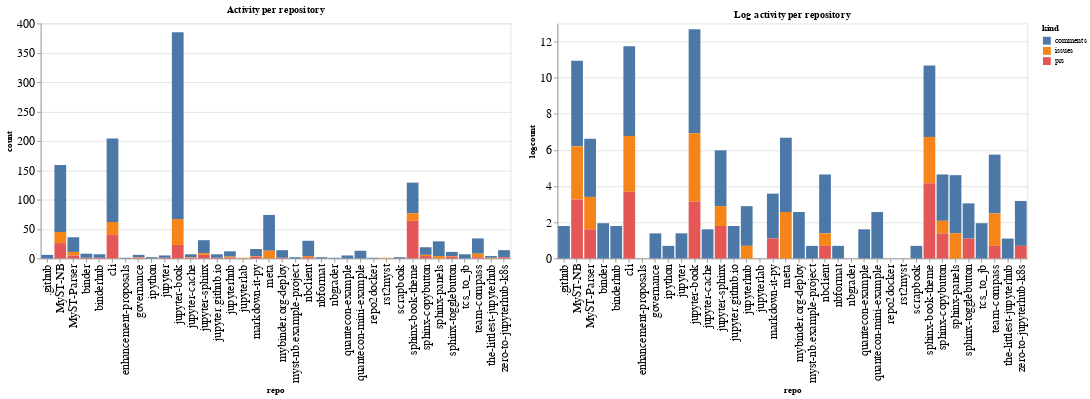

Notebook source saved alongside this figure:
### Code cell
ch1 = alt.Chart(repo_summaries, width=600, title="Activity per repository").mark_bar().encode(
    x='repo',
    y='count',
    color='kind',
    tooltip="kind"
)

ch2 = alt.Chart(repo_summaries, width=600, title="Log activity per repository").mark_bar().encode(
    x='repo',
    y='logcount',
    color='kind',
    tooltip="kind"
)

ch1 | ch2

### Figure 1 — Vega-Lite specification as saved in the notebook (floating-point values rounded to 4 significant figures)
{"config": {"axisLeft": {"labelFontSize": 15}, "axisBottom": {"labelFontSize": 15}}, "hconcat": [{"mark": "bar", "encoding": {"color": {"type": "nominal", "field": "kind"}, "tooltip": {"type": "nominal", "field": "kind"}, "x": {"type": "nominal", "field": "repo"}, "y": {"type": "quantitative", "field": "count"}}, "title": "Activity per repository", "width": 600}, {"mark": "bar", "encoding": {"color": {"type": "nominal", "field": "kind"}, "tooltip": {"type": "nominal", "field": "kind"}, "x": {"type": "nominal", "field": "repo"}, "y": {"type": "quantitative", "field": "logcount"}}, "title": "Log activity per repository", "width": 600}], "data": {"name": "data-c464998dbaec11cbf2088a13334a9454"}, "$schema": "https://vega.github.io/schema/vega-lite/v4.0.2.json", "datasets": {"data-c464998dbaec11cbf2088a13334a9454": [{"repo": ".github", "kind": "comments", "count": 6, "logcount": 1.792}, {"repo": "MyST-NB", "kind": "comments", "count": 114, "logcount": 4.736}, {"repo": "MyST-NB", "kind": "issues", "count": 19, "logcount": 2.944}, {"repo": "MyST-NB", "kind": "prs", "count": 26, "logcount": 3.258}, {"repo": "MyST-Parser", "kind": "comments", "count": 25, "logcount": 3.219}, {"repo": "MyST-Parser", "kind": "issues", "count": 6, "logcount": 1.792}, {"repo": "MyST-Parser", "kind": "prs", "count": 5, "logcount": 1.609}, {"repo": "binder", "kind": "comments", "count": 7, "logcount": 1.946}, {"repo": "binder", "kind": "prs", "count": 1, "logcount": 0.0}, {"repo": "binderhub", "kind": "comments", "count": 6, "logcount": 1.792}, {"repo": "binderhub", "kind": "prs", "count": 1, "logcount": 0.0}, {"repo": "cli", "kind": "comments", "count": 142, "logcount": 4.956}, {"repo": "cli", "kind": "issues", "count": 22, "logcount": 3.091}, {"repo": "cli", "kind": "prs", "count": 40, "logcount": 3.689}, {"repo": "enhancement-proposals", "kind": "comments", "count": 1, "logcount": 0.0}, {"repo": "governance", "kind": "comments", "count": 4, "logcount": 1.386}, {"repo": "governance", "kind": "issues", "count": 1, "logcount": 0.0}, {"repo": "governance", "kind": "prs", "count": 1, "logcount": 0.0}, {"repo": "ipython", "kind": "comments", "count": 2, "logcount": 0.6931}, {"repo": "jupyter", "kind": "comments", "count": 4, "logcount": 1.386}, {"repo": "jupyter", "kind": "prs", "count": 1, "logcount": 0.0}, {"repo": "jupyter-book", "kind": "comments", "count": 318, "logcount": 5.762}, {"repo": "jupyter-book", "kind": "issues", "count": 44, "logcount": 3.784}, {"repo": "jupyter-book", "kind": "prs", "count": 23, "logcount": 3.135}, {"repo": "jupyter-cache", "kind": "comments", "count": 5, "logcount": 1.609}, {"repo": "jupyter-cache", "kind": "issues", "count": 1, "logcount": 0.0}, {"repo": "jupyter-cache", "kind": "prs", "count": 1, "logcount": 0.0}, {"repo": "jupyter-sphinx", "kind": "comments", "count": 22, "logcount": 3.091}, {"repo": "jupyter-sphinx", "kind": "issues", "count": 3, "logcount": 1.099}, {"repo": "jupyter-sphinx", "kind": "prs", "count": 6, "logcount": 1.792}, {"repo": "jupyter.github.io", "kind": "comments", "count": 6, "logcount": 1.792}, {"repo": "jupyter.github.io", "kind": "prs", "count": 1, "logcount": 0.0}, {"repo": "jupyterhub", "kind": "comments", "count": 9, "logcount": 2.197}, {"repo": "jupyterhub", "kind": "issues", "count": 2, "logcount": 0.6931}, {"repo": "jupyterhub", "kind": "prs", "count": 1, "logcount": 0.0}, {"repo": "jupyterlab", "kind": "issues", "count": 1, "logcount": 0.0}, {"repo": "markdown-it-py", "kind": "comments", "count": 12, "logcount": 2.485}, {"repo": "markdown-it-py", "kind": "issues", "count": 1, "logcount": 0.0}, {"repo": "markdown-it-py", "kind": "prs", "count": 3, "logcount": 1.099}, {"repo": "meta", "kind": "comments", "count": 61, "logcount": 4.111}, {"repo": "meta", "kind": "issues", "count": 13, "logcount": 2.565}, {"repo": "mybinder.org-deploy", "kind": "comments", "count": 13, "logcount": 2.565}, {"repo": "mybinder.org-deploy", "kind": "prs", "count": 1, "logcount": 0.0}, {"repo": "myst-nb.example-project", "kind": "comments", "count": 2, "logcount": 0.6931}, {"repo": "nbclient", "kind": "comments", "count": 26, "logcount": 3.258}, {"repo": "nbclient", "kind": "issues", "count": 2, "logcount": 0.6931}, {"repo": "nbclient", "kind": "prs", "count": 2, "logcount": 0.6931}, {"repo": "nbformat", "kind": "comments", "count": 2, "logcount": 0.6931}, {"repo": "nbgrader", "kind": "comments", "count": 1, "logcount": 0.0}, {"repo": "quantecon-example", "kind": "comments", "count": 5, "logcount": 1.609}, {"repo": "quantecon-mini-example", "kind": "comments", "count": 13, "logcount": 2.565}, {"repo": "repo2docker", "kind": "comments", "count": 1, "logcount": 0.0}, {"repo": "rst2myst", "kind": "issues", "count": 1, "logcount": 0.0}, {"repo": "scrapbook", "kind": "comments", "count": 2, "logcount": 0.6931}, {"repo": "sphinx-book-theme", "kind": "comments", "count": 52, "logcount": 3.951}, {"repo": "sphinx-book-theme", "kind": "issues", "count": 13, "logcount": 2.565}, {"repo": "sphinx-book-theme", "kind": "prs", "count": 64, "logcount": 4.159}, {"repo": "sphinx-copybutton", "kind": "comments", "count": 13, "logcount": 2.565}, {"repo": "sphinx-copybutton", "kind": "issues", "count": 2, "logcount": 0.6931}, {"repo": "sphinx-copybutton", "kind": "prs", "count": 4, "logcount": 1.386}, {"repo": "sphinx-panels", "kind": "comments", "count": 25, "logcount": 3.219}, {"repo": "sphinx-panels", "kind": "issues", "count": 4, "logcount": 1.386}, {"repo": "sphinx-togglebutton", "kind": "comments", "count": 7, "logcount": 1.946}, {"repo": "sphinx-togglebutton", "kind": "issues", "count": 1, "logcount": 0.0}, {"repo": "sphinx-togglebutton", "kind": "prs", "count": 3, "logcount": 1.099}, {"repo": "tcs_to_jb", "kind": "comments", "count": 7, "logcount": 1.946}, {"repo": "team-compass", "kind": "comments", "count": 26, "logcount": 3.258}, {"repo": "team-compass", "kind": "issues", "count": 6, "logcount": 1.792}, {"repo": "team-compass", "kind": "prs", "count": 2, "logcount": 0.6931}, {"repo": "the-littlest-jupyterhub", "kind": "comments", "count": 3, "logcount": 1.099}, {"repo": "the-littlest-jupyterhub", "kind": "issues", "count": 1, "logcount": 0.0}, {"repo": "zero-to-jupyterhub-k8s", "kind": "comments", "count": 12, "logcount": 2.485}, {"repo": "zero-to-jupyterhub-k8s", "kind": "prs", "count": 2, "logcount": 0.6931}]}}
